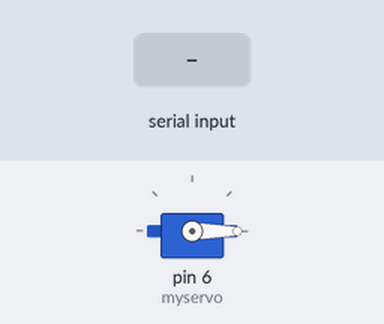
Bench run of a sketch on a simulated Arduino Uno, built with avr-gcc and run on an emulated ATmega328P. On the bench: servo. Inputs (shaded band) come from the test bench.

Above: at 1.2 s.
1.3 s: "o" received over Serial
At 3.3 s:
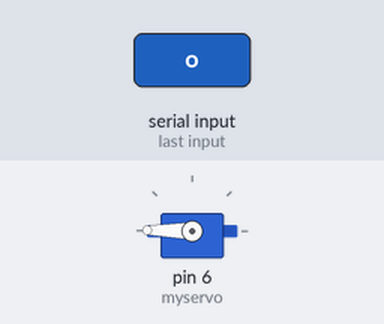
Timing chart, 0 to 5.5 s (numbered marks = the images above; inputs shaded):
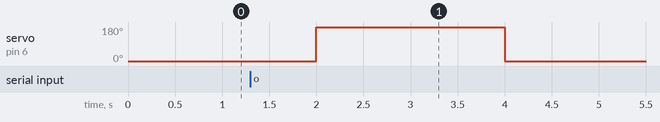

Measured:
- after the input at 1.3 s, servo on pin 6 (myservo): 0° → 179° after 0.70 s, → 0° 2.0 s later

The sketch:

nodejs_servo.ino
```cpp
#include <Servo.h>
Servo myservo;      //서보 라이브러리
// the setup function runs once when you press reset or power the board
void setup() {
  // initialize digital pin LED_BUILTIN as an output.

  Serial.begin(9600); // Begen listening on port 9600 for serial
  myservo.attach(6); //서보 시작
  myservo.write(0); //초기 서보 모터를 0도로 위치 시
}

// the loop function runs over and over again forever
void loop() {

   if(Serial.available() > 0) // Read from serial port
    {
      char ReaderFromNode; // Store current character
      ReaderFromNode = (char) Serial.read();
      convertToState(ReaderFromNode); // Convert character to state
    }
  delay(1000);
}

void convertToState(char chr) {
  if(chr=='o'){
    myservo.write(179);
    delay(2000);
    myservo.write(0);

  }
  if(chr=='f'){
    myservo.write(0);
  }
}
```
